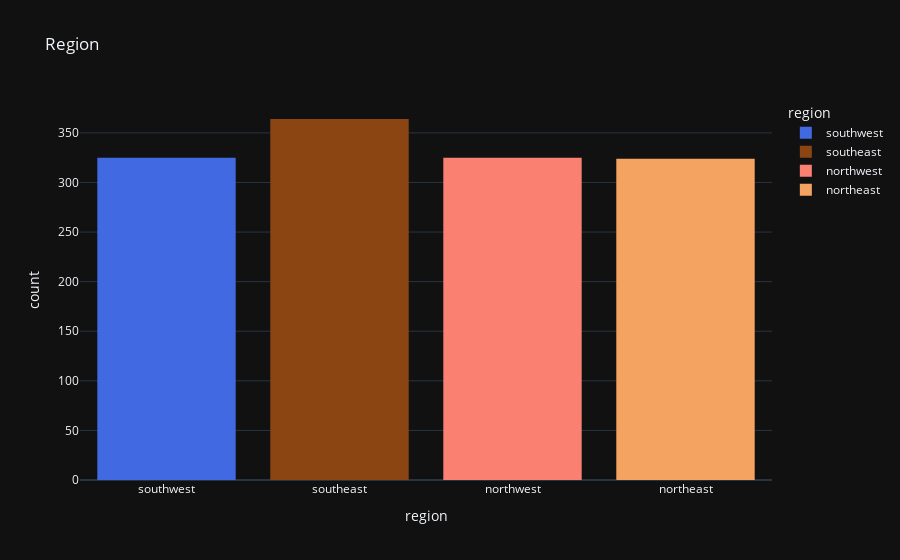

The cell this chart's notebook holds for it:
### Code cell
px.histogram(medical_df, x = 'region', color = 'region', color_discrete_sequence= ['royalblue', 'saddlebrown', 'salmon', 'sandybrown'], title='Region')

### Figure 1 — Plotly figure (JSON) as saved in the notebook; plotly's stock layout.template omitted (floating-point values rounded to 4 significant figures; data arrays with more than 128 entries replaced by an {"elided": "..."} marker saying what was removed)
{"data": [{"alignmentgroup": "True", "bingroup": "x", "hovertemplate": "region=%{x}<br>count=%{y}<extra></extra>", "legendgroup": "southwest", "marker": {"color": "royalblue", "pattern": {"shape": ""}}, "name": "southwest", "offsetgroup": "southwest", "orientation": "v", "showlegend": true, "x": {"elided": "325 str values"}, "xaxis": "x", "yaxis": "y", "type": "histogram"}, {"alignmentgroup": "True", "bingroup": "x", "hovertemplate": "region=%{x}<br>count=%{y}<extra></extra>", "legendgroup": "southeast", "marker": {"color": "saddlebrown", "pattern": {"shape": ""}}, "name": "southeast", "offsetgroup": "southeast", "orientation": "v", "showlegend": true, "x": {"elided": "364 str values"}, "xaxis": "x", "yaxis": "y", "type": "histogram"}, {"alignmentgroup": "True", "bingroup": "x", "hovertemplate": "region=%{x}<br>count=%{y}<extra></extra>", "legendgroup": "northwest", "marker": {"color": "salmon", "pattern": {"shape": ""}}, "name": "northwest", "offsetgroup": "northwest", "orientation": "v", "showlegend": true, "x": {"elided": "325 str values"}, "xaxis": "x", "yaxis": "y", "type": "histogram"}, {"alignmentgroup": "True", "bingroup": "x", "hovertemplate": "region=%{x}<br>count=%{y}<extra></extra>", "legendgroup": "northeast", "marker": {"color": "sandybrown", "pattern": {"shape": ""}}, "name": "northeast", "offsetgroup": "northeast", "orientation": "v", "showlegend": true, "x": {"elided": "324 str values"}, "xaxis": "x", "yaxis": "y", "type": "histogram"}], "layout": {"xaxis": {"anchor": "y", "domain": [0.0, 1.0], "title": {"text": "region"}, "categoryorder": "array", "categoryarray": ["southwest", "southeast", "northwest", "northeast"]}, "yaxis": {"anchor": "x", "domain": [0.0, 1.0], "title": {"text": "count"}}, "legend": {"title": {"text": "region"}, "tracegroupgap": 0}, "title": {"text": "Region"}, "barmode": "relative"}}
